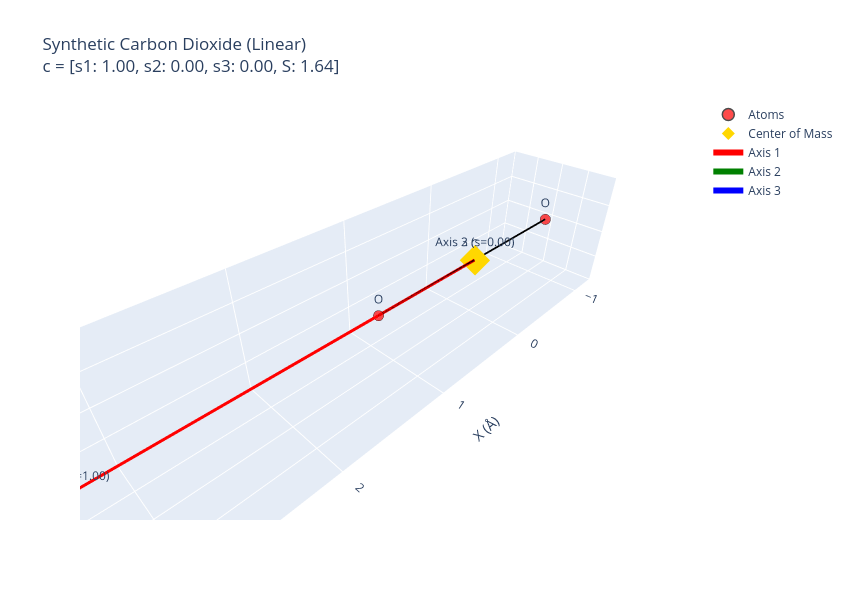
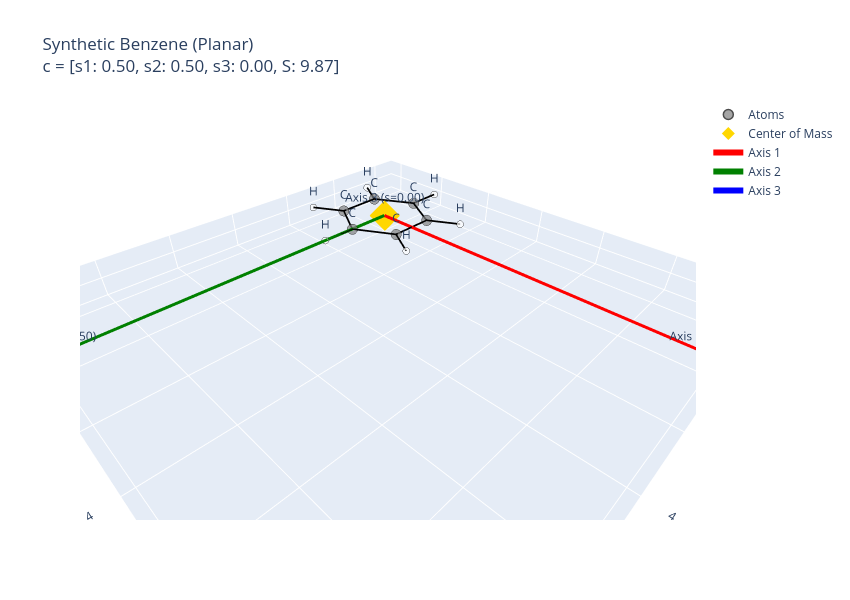
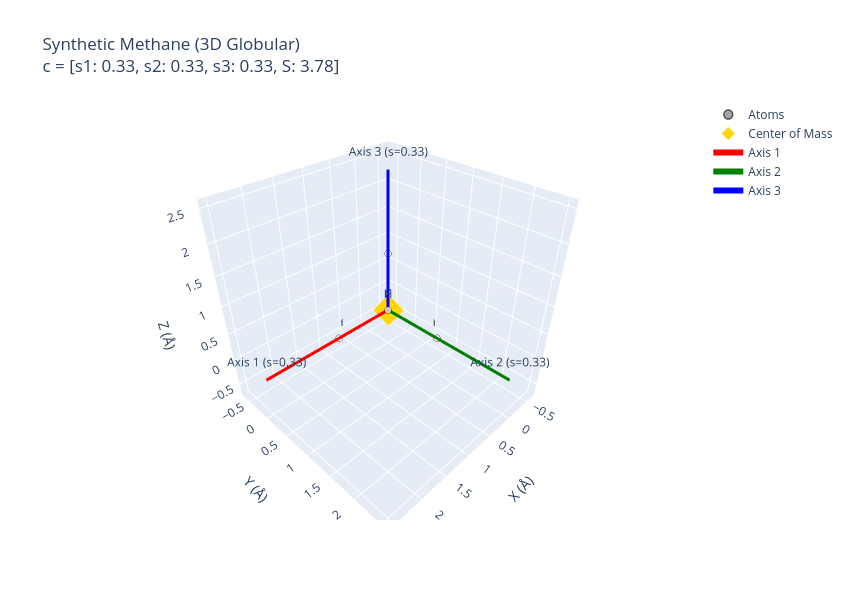

Source (notebook cell) for these figures, in order:
### Code cell
# Run the eigenvalue shape processing and visualization for the generated shapes
# 1. Linear shape
pos, h, name = get_synthetic_molecule('linear')
fig_linear = visualize_molecule_shape_axes(pos, h, name)
fig_linear.show()

# 2. Planar shape
pos, h, name = get_synthetic_molecule('planar')
fig_planar = visualize_molecule_shape_axes(pos, h, name)
fig_planar.show()

# 3. 3D Globular shape
pos, h, name = get_synthetic_molecule('globular')
fig_globular = visualize_molecule_shape_axes(pos, h, name)
fig_globular.show()

### Figure 1 — Plotly figure (JSON) as saved in the notebook; plotly's stock layout.template omitted (floating-point values rounded to 4 significant figures)
{"data": [{"marker": {"color": ["red", "gray", "red"], "line": {"color": "black", "width": 1.5}, "size": [12, 12, 12]}, "mode": "markers+text", "name": "Atoms", "text": ["O", "C", "O"], "textposition": "top center", "type": "scatter3d", "x": [-1.16, 0.0, 1.16], "y": [0.0, 0.0, 0.0], "z": [0.0, 0.0, 0.0]}, {"marker": {"color": "gold", "size": 10, "symbol": "diamond"}, "mode": "markers", "name": "Center of Mass", "type": "scatter3d", "x": [0], "y": [0], "z": [0]}, {"hoverinfo": "none", "line": {"color": "black", "width": 3.5}, "mode": "lines", "showlegend": false, "type": "scatter3d", "x": [-1.16, 0], "y": [0, 0], "z": [0, 0]}, {"hoverinfo": "none", "line": {"color": "black", "width": 3.5}, "mode": "lines", "showlegend": false, "type": "scatter3d", "x": [0, 1.16], "y": [0, 0], "z": [0, 0]}, {"line": {"color": "red", "width": 6}, "mode": "lines+text", "name": "Axis 1", "text": ["", "Axis 1 (s=1.00)"], "textposition": "top center", "type": "scatter3d", "x": [0, 3.281], "y": [0, 0], "z": [0, 0]}, {"line": {"color": "green", "width": 6}, "mode": "lines+text", "name": "Axis 2", "text": ["", "Axis 2 (s=0.00)"], "textposition": "top center", "type": "scatter3d", "x": [0, 0], "y": [0, 0], "z": [0, 0]}, {"line": {"color": "blue", "width": 6}, "mode": "lines+text", "name": "Axis 3", "text": ["", "Axis 3 (s=0.00)"], "textposition": "top center", "type": "scatter3d", "x": [0, 0], "y": [0, 0], "z": [0, 0]}], "layout": {"height": 600, "scene": {"aspectmode": "data", "xaxis": {"title": {"text": "X (Å)"}}, "yaxis": {"title": {"text": "Y (Å)"}}, "zaxis": {"title": {"text": "Z (Å)"}}}, "title": {"text": "Synthetic Carbon Dioxide (Linear)<br>c = [s1: 1.00, s2: 0.00, s3: 0.00, S: 1.64]"}, "width": 850}}

### Figure 2 — Plotly figure (JSON) as saved in the notebook; plotly's stock layout.template omitted (floating-point values rounded to 4 significant figures)
{"data": [{"marker": {"color": ["gray", "white", "gray", "white", "gray", "white", "gray", "white", "gray", "white", "gray", "white"], "line": {"color": "black", "width": 1.5}, "size": [12, 8, 12, 8, 12, 8, 12, 8, 12, 8, 12, 8]}, "mode": "markers+text", "name": "Atoms", "text": ["C", "H", "C", "H", "C", "H", "C", "H", "C", "H", "C", "H"], "textposition": "top center", "type": "scatter3d", "x": [1.4, 2.48, 0.7, 1.24, -0.7, -1.24, -1.4, -2.48, -0.7, -1.24, 0.7, 1.24], "y": [0.0, 0.0, 1.212, 2.148, 1.212, 2.148, 1.715e-16, 3.037e-16, -1.212, -2.148, -1.212, -2.148], "z": [0.0, 0.0, 0.0, 0.0, 0.0, 0.0, 0.0, 0.0, 0.0, 0.0, 0.0, 0.0]}, {"marker": {"color": "gold", "size": 10, "symbol": "diamond"}, "mode": "markers", "name": "Center of Mass", "type": "scatter3d", "x": [0], "y": [0], "z": [0]}, {"hoverinfo": "none", "line": {"color": "black", "width": 3.5}, "mode": "lines", "showlegend": false, "type": "scatter3d", "x": [1.4, 2.48], "y": [0, 0], "z": [0, 0]}, {"hoverinfo": "none", "line": {"color": "black", "width": 3.5}, "mode": "lines", "showlegend": false, "type": "scatter3d", "x": [1.4, 0.7], "y": [0, 1.212], "z": [0, 0]}, {"hoverinfo": "none", "line": {"color": "black", "width": 3.5}, "mode": "lines", "showlegend": false, "type": "scatter3d", "x": [1.4, 0.7], "y": [0, -1.212], "z": [0, 0]}, {"hoverinfo": "none", "line": {"color": "black", "width": 3.5}, "mode": "lines", "showlegend": false, "type": "scatter3d", "x": [0.7, 1.24], "y": [1.212, 2.148], "z": [0, 0]}, {"hoverinfo": "none", "line": {"color": "black", "width": 3.5}, "mode": "lines", "showlegend": false, "type": "scatter3d", "x": [0.7, -0.7], "y": [1.212, 1.212], "z": [0, 0]}, {"hoverinfo": "none", "line": {"color": "black", "width": 3.5}, "mode": "lines", "showlegend": false, "type": "scatter3d", "x": [-0.7, -1.24], "y": [1.212, 2.148], "z": [0, 0]}, {"hoverinfo": "none", "line": {"color": "black", "width": 3.5}, "mode": "lines", "showlegend": false, "type": "scatter3d", "x": [-0.7, -1.4], "y": [1.212, 1.715e-16], "z": [0, 0]}, {"hoverinfo": "none", "line": {"color": "black", "width": 3.5}, "mode": "lines", "showlegend": false, "type": "scatter3d", "x": [-1.4, -2.48], "y": [1.715e-16, 3.037e-16], "z": [0, 0]}, {"hoverinfo": "none", "line": {"color": "black", "width": 3.5}, "mode": "lines", "showlegend": false, "type": "scatter3d", "x": [-1.4, -0.7], "y": [1.715e-16, -1.212], "z": [0, 0]}, {"hoverinfo": "none", "line": {"color": "black", "width": 3.5}, "mode": "lines", "showlegend": false, "type": "scatter3d", "x": [-0.7, -1.24], "y": [-1.212, -2.148], "z": [0, 0]}, {"hoverinfo": "none", "line": {"color": "black", "width": 3.5}, "mode": "lines", "showlegend": false, "type": "scatter3d", "x": [-0.7, 0.7], "y": [-1.212, -1.212], "z": [0, 0]}, {"hoverinfo": "none", "line": {"color": "black", "width": 3.5}, "mode": "lines", "showlegend": false, "type": "scatter3d", "x": [0.7, 1.24], "y": [-1.212, -2.148], "z": [0, 0]}, {"line": {"color": "red", "width": 6}, "mode": "lines+text", "name": "Axis 1", "text": ["", "Axis 1 (s=0.50)"], "textposition": "top center", "type": "scatter3d", "x": [0, 0], "y": [0, 9.865], "z": [0, 0]}, {"line": {"color": "green", "width": 6}, "mode": "lines+text", "name": "Axis 2", "text": ["", "Axis 2 (s=0.50)"], "textposition": "top center", "type": "scatter3d", "x": [0, 9.865], "y": [0, 0], "z": [0, 0]}, {"line": {"color": "blue", "width": 6}, "mode": "lines+text", "name": "Axis 3", "text": ["", "Axis 3 (s=0.00)"], "textposition": "top center", "type": "scatter3d", "x": [0, 0], "y": [0, 0], "z": [0, 0]}], "layout": {"height": 600, "scene": {"aspectmode": "data", "xaxis": {"title": {"text": "X (Å)"}}, "yaxis": {"title": {"text": "Y (Å)"}}, "zaxis": {"title": {"text": "Z (Å)"}}}, "title": {"text": "Synthetic Benzene (Planar)<br>c = [s1: 0.50, s2: 0.50, s3: 0.00, S: 9.87]"}, "width": 850}}

### Figure 3 — Plotly figure (JSON) as saved in the notebook; plotly's stock layout.template omitted (floating-point values rounded to 4 significant figures)
{"data": [{"marker": {"color": ["gray", "white", "white", "white", "white"], "line": {"color": "black", "width": 1.5}, "size": [12, 8, 8, 8, 8]}, "mode": "markers+text", "name": "Atoms", "text": ["C", "H", "H", "H", "H"], "textposition": "top center", "type": "scatter3d", "x": [0.0, 0.63, -0.63, -0.63, 0.63], "y": [0.0, 0.63, -0.63, 0.63, -0.63], "z": [0.0, 0.63, 0.63, -0.63, -0.63]}, {"marker": {"color": "gold", "size": 10, "symbol": "diamond"}, "mode": "markers", "name": "Center of Mass", "type": "scatter3d", "x": [0], "y": [0], "z": [0]}, {"hoverinfo": "none", "line": {"color": "black", "width": 3.5}, "mode": "lines", "showlegend": false, "type": "scatter3d", "x": [0, 0.63], "y": [0, 0.63], "z": [0, 0.63]}, {"hoverinfo": "none", "line": {"color": "black", "width": 3.5}, "mode": "lines", "showlegend": false, "type": "scatter3d", "x": [0, -0.63], "y": [0, -0.63], "z": [0, 0.63]}, {"hoverinfo": "none", "line": {"color": "black", "width": 3.5}, "mode": "lines", "showlegend": false, "type": "scatter3d", "x": [0, -0.63], "y": [0, 0.63], "z": [0, -0.63]}, {"hoverinfo": "none", "line": {"color": "black", "width": 3.5}, "mode": "lines", "showlegend": false, "type": "scatter3d", "x": [0, 0.63], "y": [0, -0.63], "z": [0, -0.63]}, {"line": {"color": "red", "width": 6}, "mode": "lines+text", "name": "Axis 1", "text": ["", "Axis 1 (s=0.33)"], "textposition": "top center", "type": "scatter3d", "x": [0, 2.52], "y": [0, 0], "z": [0, 0]}, {"line": {"color": "green", "width": 6}, "mode": "lines+text", "name": "Axis 2", "text": ["", "Axis 2 (s=0.33)"], "textposition": "top center", "type": "scatter3d", "x": [0, 0], "y": [0, 2.52], "z": [0, 0]}, {"line": {"color": "blue", "width": 6}, "mode": "lines+text", "name": "Axis 3", "text": ["", "Axis 3 (s=0.33)"], "textposition": "top center", "type": "scatter3d", "x": [0, 0], "y": [0, 0], "z": [0, 2.52]}], "layout": {"height": 600, "scene": {"aspectmode": "data", "xaxis": {"title": {"text": "X (Å)"}}, "yaxis": {"title": {"text": "Y (Å)"}}, "zaxis": {"title": {"text": "Z (Å)"}}}, "title": {"text": "Synthetic Methane (3D Globular)<br>c = [s1: 0.33, s2: 0.33, s3: 0.33, S: 3.78]"}, "width": 850}}
